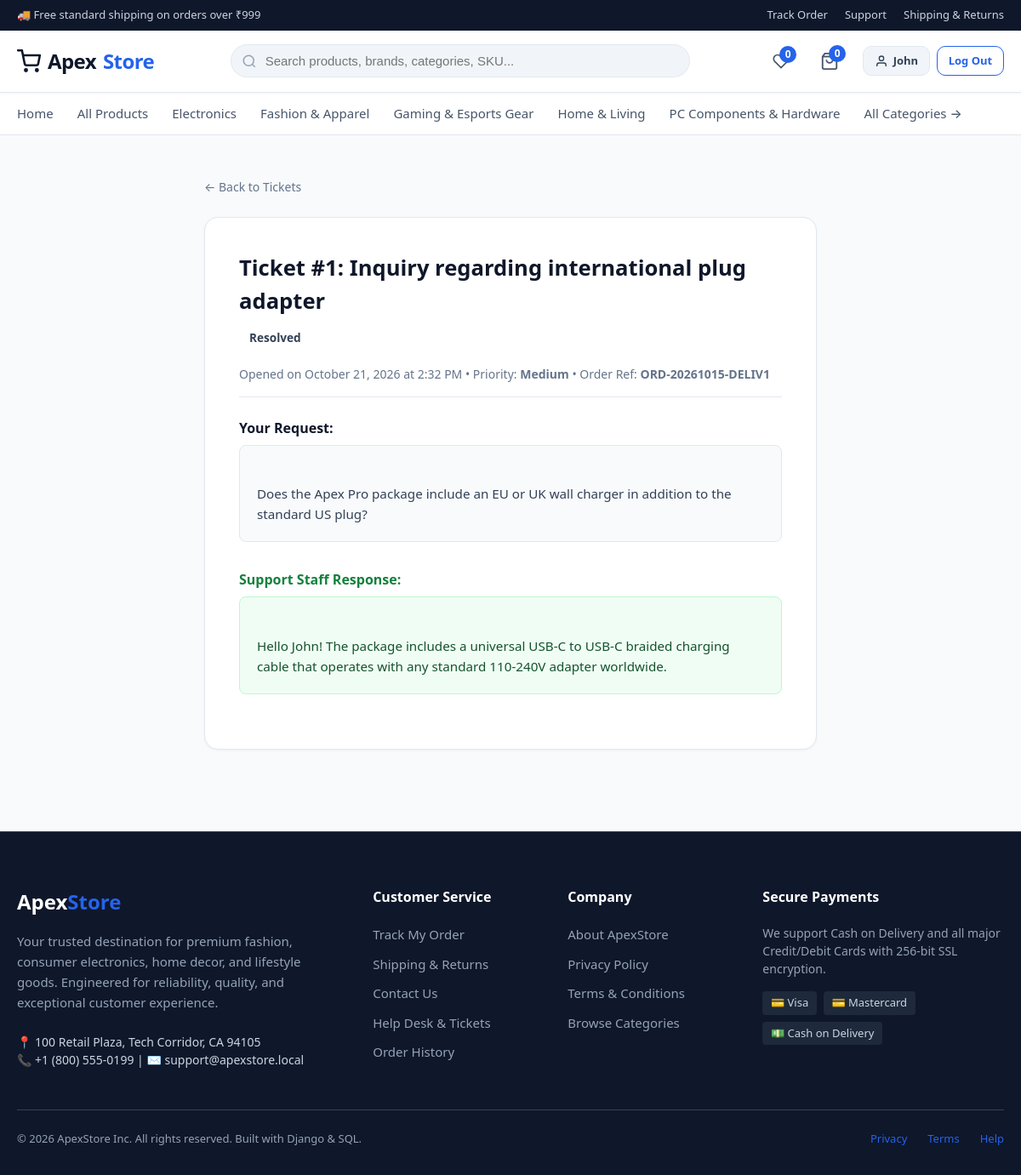
The app's page /accounts/support/1/ (signed in) with its own data.
### catalog/models.py (models this page shows, shortened)
class Category(models.Model):
    name = models.CharField(max_length=100)
    slug = models.SlugField(max_length=120, unique=True)
    description = models.TextField(blank=True)
    image = models.ImageField(upload_to='categories/', blank=True, null=True)
    parent = models.ForeignKey('self', on_delete=models.CASCADE, null=True, blank=True, related_name='subcategories')
    is_active = models.BooleanField(default=True)
    created_at = models.DateTimeField(auto_now_add=True)
    class Meta:
        verbose_name_plural = 'Categories'
        ordering = ['name']

### accounts/models.py (models this page shows, shortened)
class SupportTicket(models.Model):
    STATUS_CHOICES = (
        ('open', 'Open'),
        ('in_progress', 'In Progress'),
        ('resolved', 'Resolved'),
        ('closed', 'Closed'),
    )
    PRIORITY_CHOICES = (
        ('low', 'Low'),
        ('medium', 'Medium'),
        ('high', 'High'),
        ('urgent', 'Urgent'),
    )
    user = models.ForeignKey(User, on_delete=models.CASCADE, related_name='support_tickets')
    subject = models.CharField(max_length=200)
    message = models.TextField()
    order_number = models.CharField(max_length=50, blank=True, help_text="Optional related order number")
    status = models.CharField(max_length=20, choices=STATUS_CHOICES, default='open')
    priority = models.CharField(max_length=20, choices=PRIORITY_CHOICES, default='medium')
    admin_response = models.TextField(blank=True)
    assigned_to = models.ForeignKey(User, on_delete=models.SET_NULL, null=True, blank=True, related_name='assigned_tickets')
    created_at = models.DateTimeField(auto_now_add=True)
    updated_at = models.DateTimeField(auto_now=True)
    class Meta:
        ordering = ['-created_at']

### accounts/views.py (the view)
# urls.py: path('support/<int:pk>/', views.ticket_detail_view, name='ticket_detail'),
@login_required
def ticket_detail_view(request, pk):
    ticket = get_object_or_404(SupportTicket, pk=pk, user=request.user)
    return render(request, 'accounts/support_ticket_detail.html', {'ticket': ticket})

### accounts/models.py (called while the page is built)
    @property
    def is_staff_member(self):
        return self.user.is_superuser or self.role in [
            Role.SUPERADMIN, Role.MANAGER, Role.INVENTORY_STAFF, Role.ORDER_STAFF, Role.SUPPORT_STAFF
        ]

    @property
    def can_manage_products(self):
        return self.user.is_superuser or self.role in [Role.SUPERADMIN, Role.MANAGER, Role.INVENTORY_STAFF]

    @property
    def can_manage_inventory(self):
        return self.user.is_superuser or self.role in [Role.SUPERADMIN, Role.MANAGER, Role.INVENTORY_STAFF]

    @property
    def can_manage_orders(self):
        return self.user.is_superuser or self.role in [Role.SUPERADMIN, Role.MANAGER, Role.ORDER_STAFF]

    @property
    def can_manage_support(self):
        return self.user.is_superuser or self.role in [Role.SUPERADMIN, Role.MANAGER, Role.SUPPORT_STAFF]

    @property
    def can_view_reports(self):
        return self.user.is_superuser or self.role in [Role.SUPERADMIN, Role.MANAGER]

### cart/context_processors.py (called while the page is built)
def cart_context(request):
    try:
        cart = get_or_create_cart(request)
        cart_total_items = cart.total_items
        cart_subtotal = cart.subtotal
    except Exception:
        cart = None
        cart_total_items = 0
        cart_subtotal = 0
    wishlist_count = 0
    if request.user.is_authenticated:
        wishlist_count = Wishlist.objects.filter(user=request.user).count()
    return {
        'global_cart': cart,
        'cart_total_items': cart_total_items,
        'cart_subtotal': cart_subtotal,
        'wishlist_count': wishlist_count,
    }

### cart/models.py (called while the page is built)
    @property
    def total_items(self):
        return sum(item.quantity for item in self.items.all())

    @property
    def subtotal(self):
        return sum(item.line_total for item in self.items.all())

### cart/services.py (called while the page is built, shortened)
def get_or_create_cart(request):
    if not request.session.session_key:
        request.session.save()
    session_key = request.session.session_key
    if request.user.is_authenticated:
        user_cart, _ = Cart.objects.get_or_create(user=request.user)
        if session_key:
            guest_cart = Cart.objects.filter(session_key=session_key, user__isnull=True).first()
        return user_cart
    else:
        cart, _ = Cart.objects.get_or_create(session_key=session_key, user__isnull=True)
        return cart

### templates/accounts/support_ticket_detail.html (shortened to what this page needs)
{% extends 'base.html' %}
{% block content %}
<div class="container" style="max-width:760px;">
  <div style="margin-bottom:1.5rem;">
    <a href="{% url 'accounts:support_tickets' %}" style="font-size:0.875rem; color:#64748b;">&larr; Back to Tickets</a>
  </div>
  <div style="background:#ffffff; border:1px solid #e2e8f0; border-radius:16px; padding:2.5rem; box-shadow:0 1px 3px rgba(0,0,0,0.05); margin-bottom:2rem;">
    <div style="display:flex; justify-content:space-between; align-items:flex-start; margin-bottom:1rem; flex-wrap:wrap; gap:0.5rem;">
      <h1 style="font-size:1.6rem; font-weight:800; color:#0f172a;">Ticket #{{ ticket.id }}: {{ ticket.subject }}</h1>
      <span class="status-badge badge-{{ ticket.status }}" style="font-size:0.85rem; padding:0.35rem 0.75rem;">{{ ticket.get_status_display }}</span>
    </div>
    <div style="font-size:0.875rem; color:#64748b; margin-bottom:1.5rem; border-bottom:1px solid #e2e8f0; padding-bottom:1rem;">
      Opened on {{ ticket.created_at|date:"F d, Y \a\t g:i A" }} • Priority: <strong>{{ ticket.get_priority_display }}</strong>
      {% if ticket.order_number %} • Order Ref: <strong>{{ ticket.order_number }}</strong>{% endif %}
    </div>
    <div style="margin-bottom:2rem;">
      <h3 style="font-size:1rem; font-weight:700; color:#0f172a; margin-bottom:0.5rem;">Your Request:</h3>
      <div style="background:#f8fafc; border:1px solid #e2e8f0; border-radius:8px; padding:1.25rem; font-size:0.95rem; line-height:1.6; color:#334155; white-space:pre-line;">
        {{ ticket.message }}
      </div>
    </div>
    {% if ticket.admin_response %}
    <div style="margin-bottom:1.5rem;">
      <h3 style="font-size:1rem; font-weight:700; color:#15803d; margin-bottom:0.5rem;">Support Staff Response:</h3>
      <div style="background:#f0fdf4; border:1px solid #bbf7d0; border-radius:8px; padding:1.25rem; font-size:0.95rem; line-height:1.6; color:#14532d; white-space:pre-line;">
        {{ ticket.admin_response }}
      </div>
    </div>
    {% else %}
    <div style="background:#eff6ff; border:1px solid #bfdbfe; border-radius:8px; padding:1rem; font-size:0.875rem; color:#1e40af;">
      ⏳ Our support agents are reviewing your request. You will see their reply here as soon as it is updated.
    </div>
    {% endif %}
  </div>
</div>
{% endblock %}

### templates/base.html (shortened to what this page needs)
{% load static %}
<!DOCTYPE html>
<html lang="en">
<head>
  <link rel="stylesheet" href="{% static 'css/style.css' %}">
</head>
<body>
  <div class="top-bar">
    <div class="container top-bar-inner">
      <div>🚚 Free standard shipping on orders over {{ currency_symbol }}{{ free_shipping_threshold|floatformat:0 }}</div>
      <div class="top-bar-links">
        <a href="{% url 'orders:track' %}">Track Order</a>
        <a href="{% url 'catalog:contact' %}">Support</a>
        <a href="{% url 'catalog:shipping_returns' %}">Shipping & Returns</a>
      </div>
    </div>
  </div>
  <header class="main-header">
    <div class="container header-row">
      <a href="{% url 'catalog:home' %}" class="brand-logo">
        <svg width="28" height="28" viewBox="0 0 24 24" fill="none" stroke="currentColor" stroke-width="2.2" stroke-linecap="round" stroke-linejoin="round">
          <circle cx="9" cy="21" r="1"></circle>
          <circle cx="20" cy="21" r="1"></circle>
          <path d="M1 1h4l2.68 13.39a2 2 0 0 0 2 1.61h9.72a2 2 0 0 0 2-1.61L23 6H6"></path>
        </svg>
        Apex<span>Store</span>
      </a>
      <div class="header-search">
        <form action="{% url 'catalog:product_list' %}" method="GET" class="search-form">
          <input type="text" name="q" value="{{ request.GET.q|default:'' }}" class="search-input" placeholder="Search products, brands, categories, SKU...">
        </form>
      </div>
      <div class="header-actions">
        {% if user.is_authenticated %}
        <a href="{% url 'cart:wishlist' %}" class="action-link" title="Wishlist">
          <svg width="20" height="20" viewBox="0 0 24 24" fill="none" stroke="currentColor" stroke-width="2">
            <path d="M20.84 4.61a5.5 5.5 0 0 0-7.78 0L12 5.67l-1.06-1.06a5.5 5.5 0 0 0-7.78 7.78l1.06 1.06L12 21.23l7.78-7.78 1.06-1.06a5.5 5.5 0 0 0 0-7.78z"></path>
          </svg>
          <span class="badge-count wishlist-count-badge">{{ wishlist_count|default:0 }}</span>
        </a>
        {% endif %}
        <a href="{% url 'cart:cart_detail' %}" class="action-link" title="Shopping Cart">
          <svg width="22" height="22" viewBox="0 0 24 24" fill="none" stroke="currentColor" stroke-width="2">
            <path d="M6 2L3 6v14a2 2 0 0 0 2 2h14a2 2 0 0 0 2-2V6l-3-4z"></path>
            <line x1="3" y1="6" x2="21" y2="6"></line>
            <path d="M16 10a4 4 0 0 1-8 0"></path>
          </svg>
          <span class="badge-count cart-count-badge">{{ cart_total_items|default:0 }}</span>
        </a>
        {% if user.is_authenticated %}
        <div style="display:flex; align-items:center; gap:0.5rem;">
          <a href="{% url 'accounts:profile' %}" class="btn btn-secondary btn-sm" style="display:inline-flex; align-items:center; gap:0.35rem;">
            <svg width="16" height="16" viewBox="0 0 24 24" fill="none" stroke="currentColor" stroke-width="2">
              <path d="M20 21v-2a4 4 0 0 0-4-4H8a4 4 0 0 0-4 4v2"></path>
              <circle cx="12" cy="7" r="4"></circle>
            </svg>
            {{ user.first_name|default:user.username }}
          </a>
          <a href="{% url 'accounts:logout' %}" class="btn btn-outline btn-sm" title="Log Out">Log Out</a>
        </div>
        {% else %}
        <div style="display:flex; align-items:center; gap:0.5rem;">
          <a href="{% url 'accounts:login' %}" class="btn btn-secondary btn-sm">Sign In</a>
          <a href="{% url 'accounts:register' %}" class="btn btn-primary btn-sm">Sign Up</a>
        </div>
        {% endif %}
      </div>
    </div>
  </header>
  <nav class="category-nav">
    <div class="container">
      <ul class="category-menu">
        <li><a href="{% url 'catalog:home' %}">Home</a></li>
        <li><a href="{% url 'catalog:product_list' %}">All Products</a></li>
        {% for cat in nav_categories %}
        <li>
          <a href="{% url 'catalog:category_detail' slug=cat.slug %}">
            {{ cat.name }}
          </a>
        </li>
        {% endfor %}
        <li><a href="{% url 'catalog:category_list' %}">All Categories &rarr;</a></li>
      </ul>
    </div>
  </nav>
  <main class="main-content">
    {% block content %}{% endblock %}
  </main>
  <footer class="main-footer">
    <div class="container">
      <div class="footer-grid">
        <div>
          <div class="footer-brand">Apex<span>Store</span></div>
          <p class="footer-desc">
            Your trusted destination for premium fashion, consumer electronics, home decor, and lifestyle goods. Engineered for reliability, quality, and exceptional customer experience.
          </p>
          <p style="font-size:0.875rem; color:#cbd5e1;">
            📍 100 Retail Plaza, Tech Corridor, CA 94105<br>
            📞 +1 (800) 555-0199 | ✉️ support@apexstore.local
          </p>
        </div>
        <div class="footer-col">
          <h4>Customer Service</h4>
          <ul class="footer-links">
            <li><a href="{% url 'orders:track' %}">Track My Order</a></li>
            <li><a href="{% url 'catalog:shipping_returns' %}">Shipping & Returns</a></li>
            <li><a href="{% url 'catalog:contact' %}">Contact Us</a></li>
            <li><a href="{% url 'accounts:support_tickets' %}">Help Desk & Tickets</a></li>
            <li><a href="{% url 'orders:history' %}">Order History</a></li>
          </ul>
        </div>
        <div class="footer-col">
          <h4>Company</h4>
          <ul class="footer-links">
            <li><a href="{% url 'catalog:about' %}">About ApexStore</a></li>
            <li><a href="{% url 'catalog:privacy' %}">Privacy Policy</a></li>
            <li><a href="{% url 'catalog:terms' %}">Terms & Conditions</a></li>
            <li><a href="{% url 'catalog:category_list' %}">Browse Categories</a></li>
          </ul>
        </div>
        <div class="footer-col">
          <h4>Secure Payments</h4>
          <p style="font-size:0.875rem; margin-bottom:1rem; line-height:1.5;">
            We support Cash on Delivery and all major Credit/Debit Cards with 256-bit SSL encryption.
          </p>
          <div style="display:flex; gap:0.5rem; flex-wrap:wrap; font-size:0.8125rem; color:#cbd5e1;">
            <span style="background:#1e293b; padding:0.25rem 0.6rem; border-radius:4px;">💳 Visa</span>
            <span style="background:#1e293b; padding:0.25rem 0.6rem; border-radius:4px;">💳 Mastercard</span>
            <span style="background:#1e293b; padding:0.25rem 0.6rem; border-radius:4px;">💵 Cash on Delivery</span>
          </div>
        </div>
      </div>
      <div class="footer-bottom">
        <div>&copy; 2026 ApexStore Inc. All rights reserved. Built with Django & SQL.</div>
        <div style="display:flex; gap:1.5rem;">
          <a href="{% url 'catalog:privacy' %}">Privacy</a>
          <a href="{% url 'catalog:terms' %}">Terms</a>
          <a href="{% url 'catalog:contact' %}">Help</a>
        </div>
      </div>
    </div>
  </footer>
</body>
</html>

### records on screen
Category: name "Electronics"
Category: name "Fashion & Apparel"
Category: name "Gaming & Esports Gear"
Category: name "Home & Living"
Category: name "PC Components & Hardware"
SupportTicket: id "1", subject "Inquiry regarding international plug adapter", status "Resolved", created_at "October 21, 2026 at 2:32 PM", priority "Medium", order_number "ORD-20261015-DELIV1", message "Does the Apex Pro package include an EU or UK wall charger in addition to the standard US plug?", admin_response "Hello John! The package includes a universal USB-C to USB-C braided charging cable that operates with any standard 110-240V adapter worldwide."

### other values on screen
{{ currency_symbol }} "₹"
{{ free_shipping_threshold|floatformat:0 }} "999"
{{ wishlist_count|default:0 }} "0"
{{ cart_total_items|default:0 }} "0"
{{ user.first_name|default:user.username }} "John"
